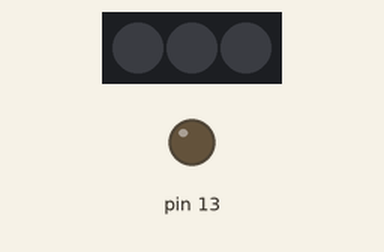
Bench run of a sketch on a simulated Arduino Uno, built with avr-gcc and run on an emulated ATmega328P. Shown: 3 RGB LEDs in strip order, left to right, output pins drawn as LEDs (lit = HIGH). Dim RGB values are drawn brighter than linear; random numbers use the default seed unless the sketch sets one.

Above: at 0.07 s.
At 3.8 s:
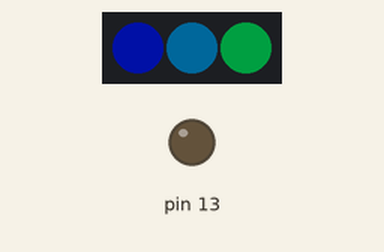
At 20.9 s:
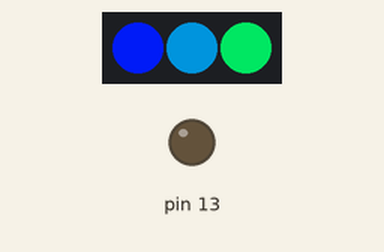
At 37.9 s:
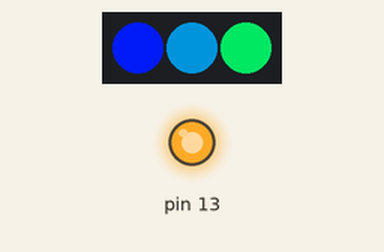
Timing chart, 0 to 40.0 s (numbered marks = the images above):
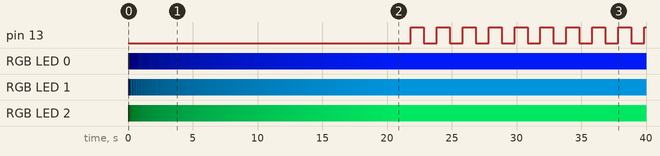

Measured:
- by itself, pin 13: LOW → HIGH at 21.9 s, → LOW 1.0 s later, → HIGH 1.0 s later, → LOW 1.0 s later, … (19 changes in this stretch)

The sketch:

xmas-lights.ino
```cpp
// (licence header left out)
#include <Adafruit_NeoPixel.h>
#include "Color.h"

// The global variable to access the NeoPixel.
Adafruit_NeoPixel strip = Adafruit_NeoPixel(3, 7, NEO_GRB + NEO_KHZ800);

// Setup everything.
void setup() {
  strip.begin();
  strip.show(); // Initialize all pixels to 'off'

  // Initialize the random number generator to start
  // with another number for each start. Using unused analog
  // inputs which will read more or less random values.
  randomSeed(analogRead(0)|
    (((uint32_t)analogRead(1))<<8)|
    (((uint32_t)analogRead(2))<<16));

  // Set pin 13 to output.
  // The LED on the Arduino UNO board will blink while waiting for
  // the next color.
  pinMode(13, OUTPUT);
}


// The current displayed colors (start with black).
Color c1;
Color c2;
Color c3;


void loop() {
  // Create some new colors.
  Color new1;
  Color new2;
  Color new3;
  getRandomColor(&new1, &new2, &new3);

  // Blend the current colors to the new colors.
  for (float i = 0.0f; i < 1.0f; i += 0.001) {
    strip.setPixelColor(0, c1.blendWith(new1, i).getColor());
    strip.setPixelColor(1, c2.blendWith(new2, i).getColor());
    strip.setPixelColor(2, c3.blendWith(new3, i).getColor());
    strip.show();
    delay(20);
  }

  // Assign the new colors and set the final colors.
  c1 = new1;
  c2 = new2;
  c3 = new3;
  strip.setPixelColor(0, c1.getColor());
  strip.setPixelColor(1, c2.getColor());
  strip.setPixelColor(2, c3.getColor());
  strip.show();

  // Show the colors for 2 minutes.
  // Using multiple delays, because the delay function has some
  // problems with large values.
  for (int i = 0; i < 120; ++i) {
    delay(1000);
    // blink the LED on the Arduino board to make clear the
    // board is still running and just waiting.
    digitalWrite(13, ((i&1)==0)?HIGH:LOW);
  }
}


/// Get three colors with a given hue shift.
///
/// @param c1 The 1st color to set.
/// @param c2 The 2nd color to set.
/// @param c3 The 3rd color to set.
/// @param s1 The shift for the 2nd color. 0.0-1.0
/// @param s2 The shift for the 3rd color. 0.0-1.0
///
void getHueShift(Color *c1, Color *c2, Color *c3, float s1, float s2)
{
  // Create a random initial color value.
  float h1 = (float)(random(1024))/1024.0f;
  // Calculate the shifted values.
  float h2 = h1 + s1;
  float h3 = h1 + s2;
  // Limit the hue for the shifted values to 0.0-1.0;
  while (h2 > 1.0) h2 -= 1.0;
  while (h3 > 1.0) h3 -= 1.0;
  while (h2 < 0.0) h2 += 1.0;
  while (h3 < 0.0) h3 += 1.0;
  // Assign the colors.
  *c1 = Color(h1);
  *c2 = Color(h2);
  *c3 = Color(h3);
}


/// Create a new set of random colors.
///
/// @param c1 The 1st color to set.
/// @param c2 The 2nd color to set.
/// @param c3 The 3rd color to set.
///
void getRandomColor(Color *c1, Color *c2, Color *c3)
{
  // Select one of 12 modes.
  uint8_t mode = random(12);
  // Assign colors according to the mode.
  switch (mode) {
    case 0:
    default:
      // Some white shades.
      *c1 = Color(1.0, 1.0, 1.0);
      *c2 = Color(0.8, 0.8, 0.8);
      *c3 = Color(0.6, 0.6, 0.6);
      break;
    case 1: // unicolor
      getHueShift(c1, c2, c3, 0.0, 0.0);
      break;
    case 2: // tri-color
      getHueShift(c1, c2, c3, 0.333, 0.666);
      break;
    case 3: // middle = contrast color
      getHueShift(c1, c2, c3, 0.5, 0.0);
      break;
    case 4: // strong variation
      getHueShift(c1, c2, c3, 0.2, 0.4);
      break;
    case 5: // little variantion
      getHueShift(c1, c2, c3, 0.1, 0.2);
      break;
    case 6: // strong variation (negative)
      getHueShift(c1, c2, c3, -0.2, -0.4);
      break;
    case 7: // little variation (negative)
      getHueShift(c1, c2, c3, -0.1, -0.2);
      break;
    case 8: // middle little variation.
      getHueShift(c1, c2, c3, 0.2, 0.0);
      break;
    case 9: // middle strong variation.
      getHueShift(c1, c2, c3, 0.4, 0.0);
      break;
    case 10: // middle little negative variation.
      getHueShift(c1, c2, c3, -0.2, 0.0);
      break;
    case 11: // middle strong negative variation.
      getHueShift(c1, c2, c3, -0.4, 0.0);
      break;
  }
}
```

Color.h
```cpp
// (licence header left out)
#pragma once


#include <Arduino.h>
#include <Adafruit_NeoPixel.h>


/// A class to represent a single color.
///
/// Note the following things you should not do in your project:
/// - This class is using float which is a bad idea for microcontrollers
///   unless you have CPU time to waste. We have CPU time to waste in
///   this project.
/// - This class has no implementation file. This is working well, because
///   the project is very small and this class is only used in one module.
///
class Color
{
public:
  /// Create the default color black.
  ///
  Color()
    : _r(0.0f), _g(0.0f), _b(0.0f)
  {
  }

  /// Create a color from red, green and blue values.
  ///
  /// Each value should be between 0.0 and 1.0.
  ///
  /// @param r The red value.
  /// @param g The green value.
  /// @param b The blue value.
  ///
  Color(float r, float g, float b)
    : _r(r), _g(g), _b(b)
  {
    checkLimits();
  }

  /// Create a color from a single hue value.
  ///
  /// The hue value should be between 0.0 and 1.0. The hue
  /// value represents the value on the "color wheel" and
  /// is starting with 0.0 red to 0.33 green and 0.66 blue
  /// and from there back to 1.0/0.0 red.
  ///
  /// @param h The hue value 0.0-1.0.
  ///
  Color(float h)
  {
    // Check the phase
    const int p = h*3.0f;
    // Check the mix in the phase.
    const float m = (h*3.0f)-((float)(p));
    switch (p) {
      case 0: // phase red-green
        _r = 1.0f-m;
        _g = m;
        _b = 0.0f;
        break;
      case 1: // phase green-blue
        _r = 0.0f;
        _g = 1.0f-m;
        _b = m;
        break;
      case 2: // phase blue-red
        _r = m;
        _g = 0.0f;
        _b = 1.0f-m;
        break;
    }
    checkLimits();
  }

  /// Blend this color with another.
  ///
  /// @param other The other color.
  /// @param factor The blend factor from 0.0-1.0.
  ///
  Color blendWith(const Color &other, float factor)
  {
    return Color(
      ((_r * (1.0f-factor)) + (other._r * factor)),
      ((_g * (1.0f-factor)) + (other._g * factor)),
      ((_b * (1.0f-factor)) + (other._b * factor)));
  }

  /// Get the color value as 32bit integer for the NeoPixel.
  ///
  /// @return The 32bit value to send to the NeoPixel library.
  ///
  uint32_t getColor() const
  {
    const uint8_t r = (uint8_t)(255.0f * _r);
    const uint8_t g = (uint8_t)(255.0f * _g);
    const uint8_t b = (uint8_t)(255.0f * _b);
    return ((uint32_t)r << 16) | ((uint32_t)g <<  8) | b;
  }

private:
  /// Check the limits of all color values.
  ///
  void checkLimits() {
    if (_r < 0.0f) _r = 0.0f;
    if (_r > 1.0f) _r = 1.0f;
    if (_g < 0.0f) _g = 0.0f;
    if (_g > 1.0f) _g = 1.0f;
    if (_b < 0.0f) _b = 0.0f;
    if (_b > 1.0f) _b = 1.0f;
  }

private:
  float _r; // red
  float _g; // green
  float _b; // blue
};
```
